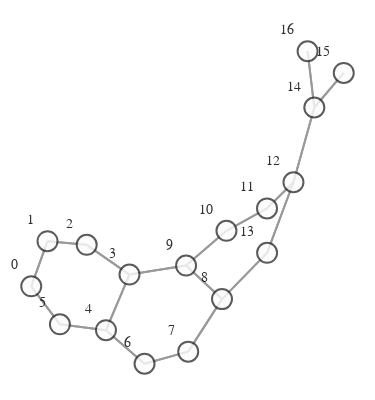

Write notebook code for a chart like this one.
### Code cell
def create_graph(graph):
    g = to_networkx(graph)
    pos = nx.spring_layout(g)
    vis = GraphVisualization(
        g, pos, node_text_position='top left', node_size=20,
    )
    fig = vis.create_figure()
    return fig

fig = create_graph(dataset[0])
fig.show()

### Figure 1 — Plotly figure (JSON) as saved in the notebook; plotly's stock layout.template omitted (floating-point values rounded to 4 significant figures)
{"data": [{"hoverinfo": "none", "line": {"color": "#808080", "width": 2}, "mode": "lines", "opacity": 0.8, "type": "scatter", "x": [-1, -0.8972, null, -1, -0.8189, null, -0.8972, -1, null, -0.8972, -0.6496, null, -0.6496, -0.8972, null, -0.6496, -0.3792, null, -0.3792, -0.6496, null, -0.3792, -0.5278, null, -0.3792, -0.02156, null, -0.5278, -0.3792, null, -0.5278, -0.8189, null, -0.5278, -0.2841, null, -0.8189, -1, null, -0.8189, -0.5278, null, -0.2841, -0.5278, null, -0.2841, -0.008074, null, -0.008074, -0.2841, null, -0.008074, 0.2054, null, 0.2054, -0.008074, null, 0.2054, -0.02156, null, 0.2054, 0.4905, null, -0.02156, -0.3792, null, -0.02156, 0.2054, null, -0.02156, 0.2336, null, 0.2336, -0.02156, null, 0.2336, 0.4899, null, 0.4899, 0.2336, null, 0.4899, 0.657, null, 0.657, 0.4899, null, 0.657, 0.4905, null, 0.657, 0.7889, null, 0.4905, 0.2054, null, 0.4905, 0.657, null, 0.7889, 0.657, null, 0.7889, 0.9748, null, 0.7889, 0.7464, null, 0.9748, 0.7889, null, 0.7464, 0.7889, null], "y": [-0.1941, -0.003282, null, -0.1941, -0.3548, null, -0.003282, -0.1941, null, -0.003282, -0.01849, null, -0.01849, -0.003282, null, -0.01849, -0.1444, null, -0.1444, -0.01849, null, -0.1444, -0.3797, null, -0.1444, -0.1063, null, -0.3797, -0.1444, null, -0.3797, -0.3548, null, -0.3797, -0.5216, null, -0.3548, -0.1941, null, -0.3548, -0.3797, null, -0.5216, -0.3797, null, -0.5216, -0.4704, null, -0.4704, -0.5216, null, -0.4704, -0.2481, null, -0.2481, -0.4704, null, -0.2481, -0.1063, null, -0.2481, -0.05242, null, -0.1063, -0.1444, null, -0.1063, -0.2481, null, -0.1063, 0.04088, null, 0.04088, -0.1063, null, 0.04088, 0.1355, null, 0.1355, 0.04088, null, 0.1355, 0.2461, null, 0.2461, 0.1355, null, 0.2461, -0.05242, null, 0.2461, 0.5623, null, -0.05242, -0.2481, null, -0.05242, 0.2461, null, 0.5623, 0.2461, null, 0.5623, 0.7085, null, 0.5623, 0.8002, null, 0.7085, 0.5623, null, 0.8002, 0.5623, null]}, {"hoverinfo": "text", "marker": {"color": "#fcfcfc", "colorbar": {"thickness": 15, "title": {"side": "right", "text": ""}, "xanchor": "left"}, "colorscale": [[0, "rgb(255,255,217)"], [0.125, "rgb(237,248,177)"], [0.25, "rgb(199,233,180)"], [0.375, "rgb(127,205,187)"], [0.5, "rgb(65,182,196)"], [0.625, "rgb(29,145,192)"], [0.75, "rgb(34,94,168)"], [0.875, "rgb(37,52,148)"], [1, "rgb(8,29,88)"]], "line": {"color": "#333333", "width": 2}, "reversescale": false, "showscale": false, "size": 20}, "mode": "markers+text", "opacity": 0.8, "text": ["0", "1", "2", "3", "4", "5", "6", "7", "8", "9", "10", "11", "12", "13", "14", "15", "16"], "textfont": {"color": "#000000", "family": "Arial", "size": 14}, "textposition": "top left", "type": "scatter", "x": [-1, -0.8972, -0.6496, -0.3792, -0.5278, -0.8189, -0.2841, -0.008074, 0.2054, -0.02156, 0.2336, 0.4899, 0.657, 0.4905, 0.7889, 0.9748, 0.7464], "y": [-0.1941, -0.003282, -0.01849, -0.1444, -0.3797, -0.3548, -0.5216, -0.4704, -0.2481, -0.1063, 0.04088, 0.1355, 0.2461, -0.05242, 0.5623, 0.7085, 0.8002]}], "layout": {"autosize": false, "height": 400, "hovermode": "closest", "margin": {"b": 5, "l": 0, "r": 0, "t": 20}, "paper_bgcolor": "rgba(255,255,255,255)", "plot_bgcolor": "rgba(0,0,0,0)", "scene": {"xaxis": {"autorange": true, "showgrid": false, "showline": false, "showticklabels": false, "ticks": "", "visible": false, "zeroline": false}, "yaxis": {"autorange": true, "showgrid": false, "showline": false, "showticklabels": false, "ticks": "", "visible": false, "zeroline": false}, "zaxis": {"autorange": true, "showgrid": false, "showline": false, "showticklabels": false, "ticks": "", "visible": false, "zeroline": false}}, "showlegend": false, "title": {"font": {"size": 16}, "text": ""}, "width": 375, "xaxis": {"autorange": true, "showgrid": false, "showline": false, "showticklabels": false, "ticks": "", "visible": false, "zeroline": false}, "yaxis": {"autorange": true, "showgrid": false, "showline": false, "showticklabels": false, "ticks": "", "visible": false, "zeroline": false}}}
